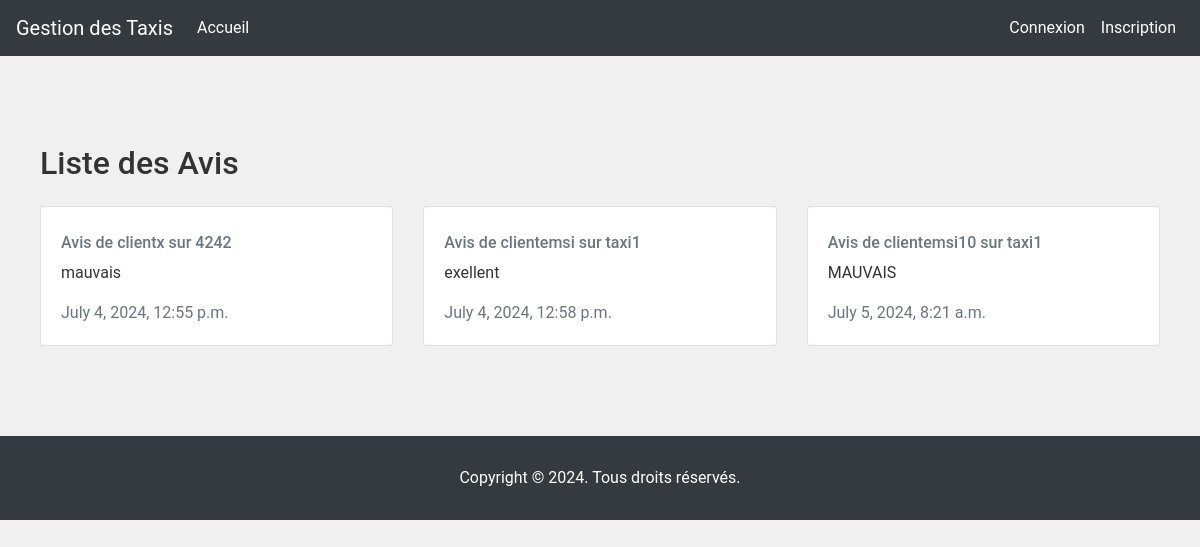
Page /list-reviews/ on the committed database.
### taxis/models.py (models this page shows, shortened)
class Review(models.Model):
    user = models.ForeignKey(User, on_delete=models.CASCADE)
    taxi = models.ForeignKey(Taxi, on_delete=models.CASCADE)
    rating = models.IntegerField()
    comment = models.TextField()
    created_at = models.DateTimeField(auto_now_add=True)

class User(AbstractUser):
    CLIENT = 'client'
    DRIVER = 'driver'
    ADMINISTRATEUR = 'administrateur'
    ROLE_CHOICES = [
        (CLIENT, 'Client'),
        (DRIVER, 'Driver'),
        (ADMINISTRATEUR, 'Administrateur'),
    ]
    role = models.CharField(max_length=20, choices=ROLE_CHOICES, default='client')
    groups = models.ManyToManyField(
        'auth.Group',
        verbose_name='groups',
        blank=True,
        related_name='taxis_users'  # related_name distinct pour groups
    )
    user_permissions = models.ManyToManyField(
        'auth.Permission',
        verbose_name='user permissions',
        blank=True,
        related_name='taxis_users'  # related_name distinct pour user_permissions
    )

class Taxi(models.Model):
    registration_number = models.CharField(max_length=50)
    driver = models.ForeignKey(Driver, on_delete=models.CASCADE, null=True, blank=True)
    brand = models.CharField(max_length=50)
    model = models.CharField(max_length=50)
    available = models.BooleanField(default=True)  # Assurez-vous que ce champ est défini correctement
    def __str__(self):
        return self.registration_number

### taxis/views.py (the view)
# urls.py: path('list-reviews/', views.list_reviews, name='list_reviews'),
def list_reviews(request):
    reviews = Review.objects.all()
    return render(request, 'taxis/client/list_reviews.html', {'reviews': reviews})

### taxis/templates/taxis/client/list_reviews.html (shortened to what this page needs)
{% extends 'taxis/base.html' %}
{% block content %}
<div class="container mt-4">
    <h2>Liste des Avis</h2>
    <div class="card-deck mt-4">
        {% for review in reviews %}
        <div class="card">
            <div class="card-body">
                <h6 class="card-subtitle mb-2 text-muted">Avis de {{ review.user.username }} sur {{ review.taxi }}</h6>
                <p class="card-text">{{ review.comment }}</p>
                <p class="card-text text-muted">{{ review.created_at }}</p>
            </div>
        </div>
        {% empty %}
        <div class="card">
            <div class="card-body">
                <p class="card-text">Aucun avis trouvé.</p>
            </div>
        </div>
        {% endfor %}
    </div>
</div>
{% endblock %}

### taxis/templates/taxis/base.html (shortened to what this page needs)
{% load static %}
<!DOCTYPE html>
<html lang="fr">
<head>
    <link rel="stylesheet" href="https://stackpath.bootstrapcdn.com/bootstrap/4.5.2/css/bootstrap.min.css">
    <link rel="stylesheet" href="{% static 'css/style.css' %}">
</head>
<body>
<nav class="navbar navbar-expand-lg navbar-dark">
  <a class="navbar-brand" href="{% url 'index' %}">Gestion des Taxis</a>
  <div class="collapse navbar-collapse" id="navbarSupportedContent">
    <ul class="navbar-nav mr-auto">
      <li class="nav-item active">
        <a class="nav-link" href="{% url 'index' %}">Accueil <span class="sr-only">(current)</span></a>
      </li>
    </ul>
    <ul class="navbar-nav ml-auto">
        {% if user.is_authenticated %}
            <li class="nav-item">
                <a class="nav-link" href="{% url 'client_dashboard' %}">Client</a>
            </li>
            <li class="nav-item">
                <a class="nav-link" href="{% url 'driver_dashboard' %}">Conducteur</a>
            </li>
            <li class="nav-item">
                <a class="nav-link" href="{% url 'administrateur_dashboard' %}">Admin</a>
            </li>
            <li class="nav-item">
                <a class="nav-link" href="{% url 'logout' %}">Déconnexion</a>
            </li>
        {% else %}
            <li class="nav-item">
                <a class="nav-link" href="{% url 'login' %}">Connexion</a>
            </li>
            <li class="nav-item">
                <a class="nav-link" href="{% url 'signup' %}">Inscription</a>
            </li>
        {% endif %}
    </ul>
  </div>
</nav>
<div class="container mt-4">
    {% block content %}
    {% endblock %}
</div>
<footer class="footer">
    <div class="container">
        <p class="text-center">Copyright &copy; 2024. Tous droits réservés.</p>
    </div>
</footer>
</body>
</html>

### taxis/static/css/style.css (style rules this page uses)
* { margin: 0; padding: 0; box-sizing: border-box; }
body { font-family: 'Roboto', sans-serif; background-color: #f0f0f0; color: #333; }
.container { max-width: 1200px; margin: 0 auto; padding: 20px; }
.footer { text-align: center; padding: 20px 0; background-color: #333; color: #fff; }
.footer p { margin: 0; }

### taxis/templates/taxis/base.html (style rules this page uses)
.navbar { background-color: #343a40; z-index: 1000; }
.navbar-dark .navbar-nav .nav-link { color: #ffffff; }
.footer { background-color: #343a40; color: #ffffff; text-align: center; padding: 10px 0; position: relative; width: 100%; margin-top: 50px; }

### rows in the picture
Review: user.username "clientx", taxi "4242", comment "mauvais", created_at "July 4, 2024, 12:55 p.m."
Review: user.username "clientemsi", taxi "taxi1", comment "exellent", created_at "July 4, 2024, 12:58 p.m."
Review: user.username "clientemsi10", taxi "taxi1", comment "MAUVAIS", created_at "July 5, 2024, 8:21 a.m."
